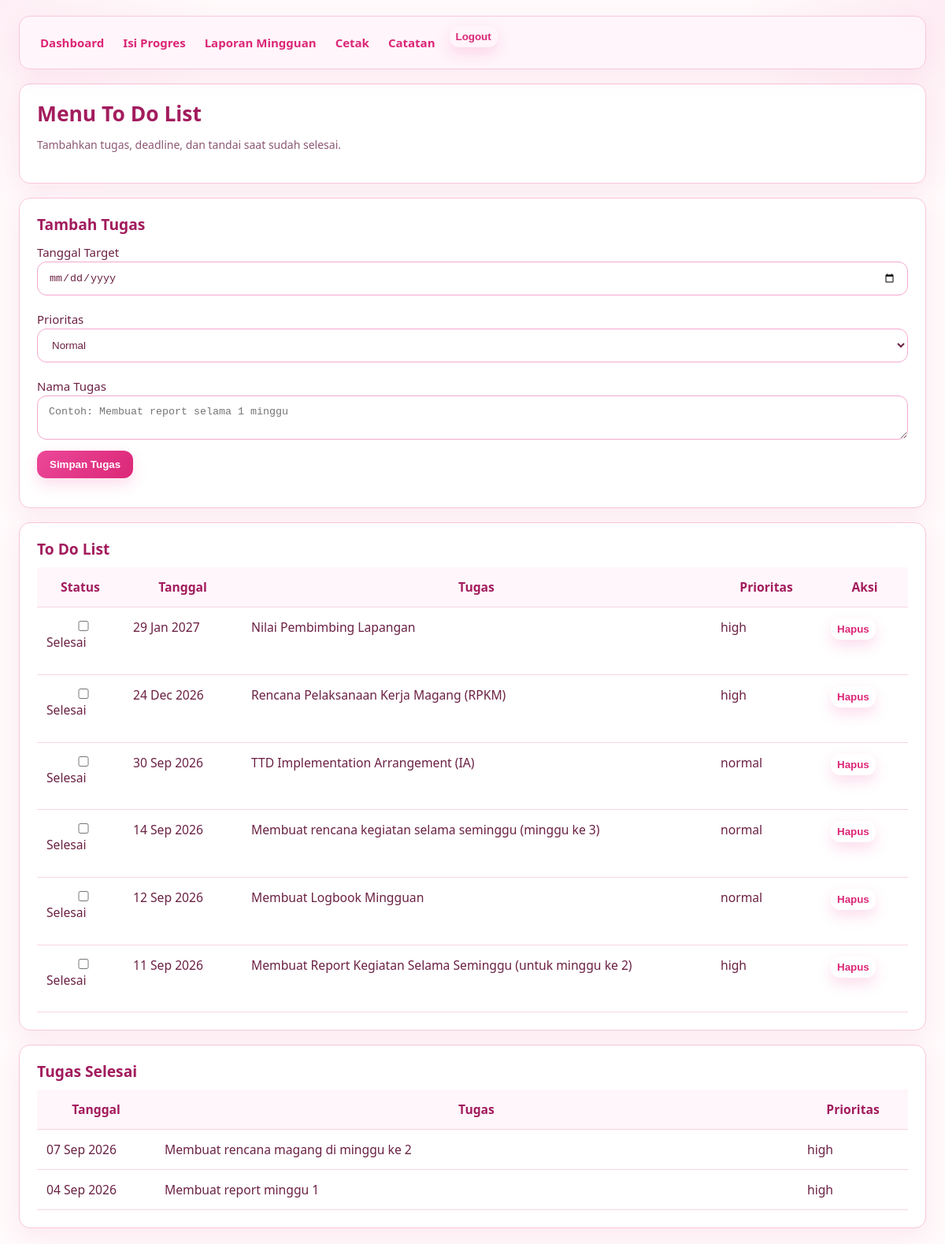
The page /?page=catatan (signed in) on the database as committed earlier.
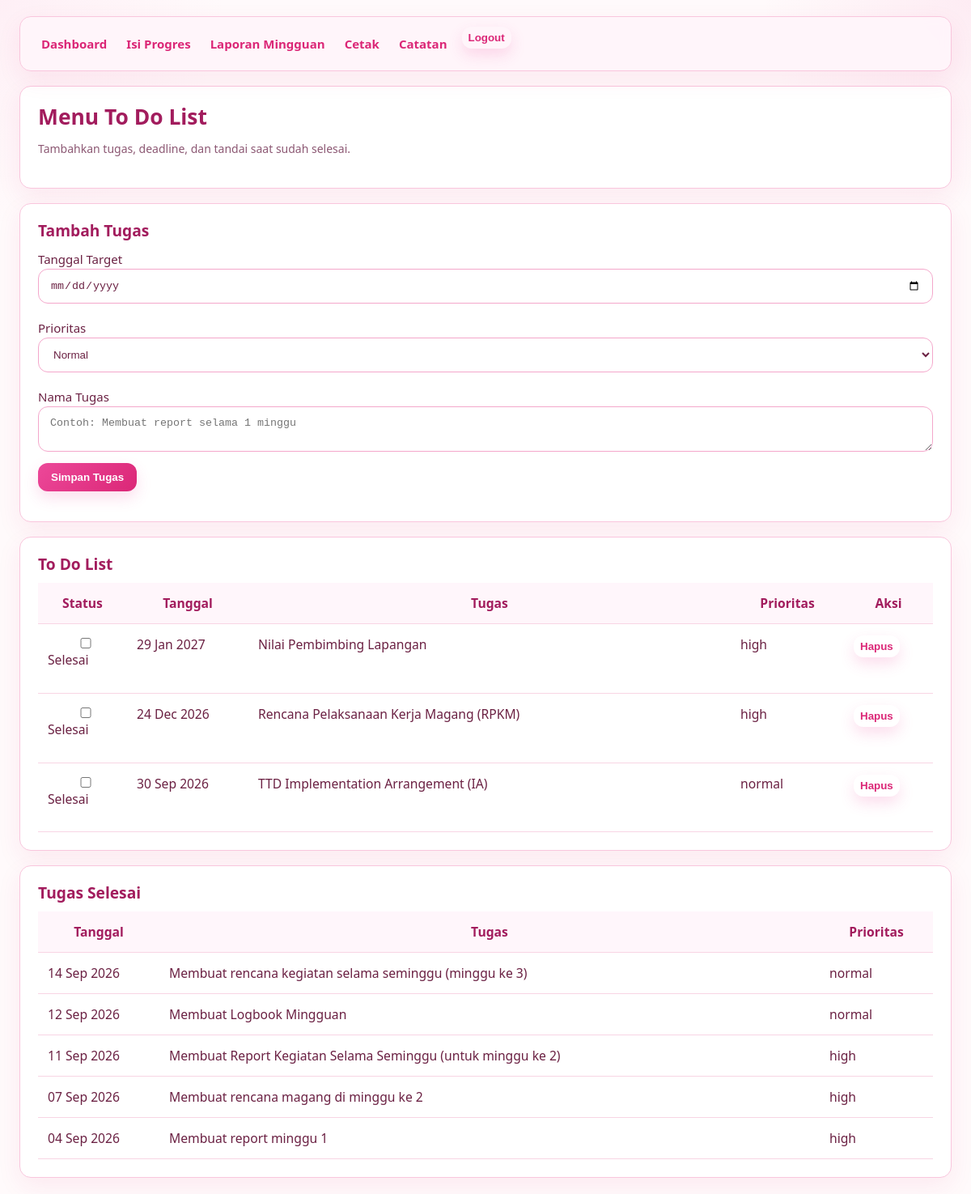
The same page on the database as committed later.
### tables this page shows
CREATE TABLE notes (
    id INTEGER PRIMARY KEY AUTOINCREMENT,
    internship_id INTEGER NOT NULL,
    note_date TEXT NOT NULL,
    note_text TEXT NOT NULL,
    created_at TEXT NOT NULL DEFAULT CURRENT_TIMESTAMP,
    updated_at TEXT NOT NULL DEFAULT CURRENT_TIMESTAMP, note_done INTEGER NOT NULL DEFAULT 0, note_priority TEXT NOT NULL DEFAULT 'normal',
    UNIQUE(internship_id, note_date),
    FOREIGN KEY (internship_id) REFERENCES internships(id) ON DELETE CASCADE
);

### helpers.php (called while the page is built, shortened)
<?php
function e(string $v): string { return htmlspecialchars($v, ENT_QUOTES, 'UTF-8'); }

### views/catatan.php (the view, shortened to what this page needs)
<div class="card">
    <h2>Menu To Do List</h2>
    <p class="muted">Tambahkan tugas, deadline, dan tandai saat sudah selesai.</p>
</div>
<div class="card note-form-card">
    <h3>Tambah Tugas</h3>
    <form method="post">
        <div class="grid">
            <div>
                <label>Tanggal Target</label>
                <input type="date" name="note_date" required>
            </div>
            <div>
                <label>Prioritas</label>
                <select name="note_priority">
                    <option value="normal" selected>Normal</option>
                </select>
            </div>
            <div style="grid-column:1 / -1;">
                <label>Nama Tugas</label>
                <textarea name="note_text" required placeholder="Contoh: Membuat report selama 1 minggu"></textarea>
            </div>
        </div>
        <div style="margin-top:14px;">
            <button type="submit">Simpan Tugas</button>
        </div>
    </form>
</div>
<?php
$pendingNotes = [];
$doneNotes = [];
foreach (($notes ?? []) as $note) {
    if ((int)($note['note_done'] ?? 0) === 1) {
        $doneNotes[] = $note;
    } else {
        $pendingNotes[] = $note;
    }
}
?>
<div class="card">
    <h3>To Do List</h3>
    <div class="table-wrap">
        <table class="todo-table">
            <thead>
                <tr>
                    <th style="width:110px;">Status</th>
                    <th style="width:150px;">Tanggal</th>
                    <th>Tugas</th>
                    <th style="width:140px;">Prioritas</th>
                    <th style="width:110px;">Aksi</th>
                </tr>
            </thead>
            <tbody>
            <?php foreach ($pendingNotes as $note): ?>
                <tr>
                    <td>
                        <form method="post">
                            <label class="check-box">
                                <input type="checkbox" onchange="this.form.submit()">
                                <span>Selesai</span>
                            </label>
                        </form>
                    </td>
                    <td><?= e(date('d M Y', strtotime((string)($note['note_date'] ?? '')))) ?></td>
                    <td><?= nl2br(e((string)($note['note_text'] ?? ''))) ?></td>
                    <td><?= e((string)($note['note_priority'] ?? 'normal')) ?></td>
                    <td>
                        <form method="post" onsubmit="return confirm('Hapus tugas ini?');">
                            <button type="submit" class="btn-plain">Hapus</button>
                        </form>
                    </td>
                </tr>
            <?php endforeach; ?>
            </tbody>
        </table>
    </div>
</div>
<div class="card">
    <h3>Tugas Selesai</h3>
    <div class="table-wrap">
        <table class="todo-table">
            <thead>
                <tr>
                    <th style="width:150px;">Tanggal</th>
                    <th>Tugas</th>
                    <th style="width:140px;">Prioritas</th>
                </tr>
            </thead>
            <tbody>
            <?php foreach ($doneNotes as $note): ?>
                <tr class="todo-done">
                    <td><?= e(date('d M Y', strtotime((string)($note['note_date'] ?? '')))) ?></td>
                    <td><?= nl2br(e((string)($note['note_text'] ?? ''))) ?></td>
                    <td><?= e((string)($note['note_priority'] ?? 'normal')) ?></td>
                </tr>
            <?php endforeach; ?>
            </tbody>
        </table>
    </div>
</div>

Rows that differ between the two databases and show on the page:
changed notes "14 Sep 2026": moves from the list under "To Do List" to the list under "Tugas Selesai"
changed notes "12 Sep 2026": moves from the list under "To Do List" to the list under "Tugas Selesai"
changed notes "11 Sep 2026": moves from the list under "To Do List" to the list under "Tugas Selesai"
